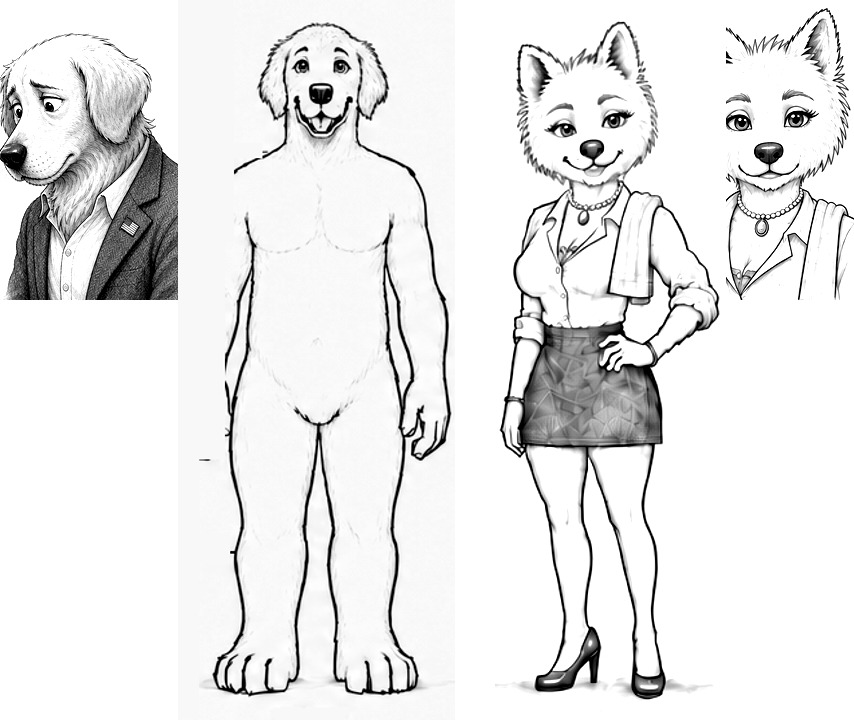
#> input picture scripts/training/variant-refs/barclay-abby.jpg, 854 x 720 px, given in place of out.png, which was not available
$ python make-drew-picture1-round4.py --out out.png
#> lines starting #> are read from the running program, lines starting #| are printed output that depends on the picture; after the words box and inside, x2 and y2 are one past the last pixel; in counts of white or black regions, pixels touching at a corner belong together; pictures that were not available may be replaced by others from this repository, and a replacement may not be noted
"""Build ROUND 4's Picture 1 for the DREW study, end to end.

make-drew-picture1.py drops the corrected head onto the approved plate crop.
Two more things have to be true of Picture 1 before it is handed to the model,
because at the house's fast Lightning pass (8 steps, cfg 1) the edit COPIES
Picture 1 far more than it obeys prose:

  * the head must come from the REPAIRED portrait (kit/portrait-billfixed.png),
    not canon/vision/studies/drew.png, whose bill is the defect itself;
  * the rocks glass at the right edge must go, because "EXACTLY ONE DRINK" loses
    every argument with a picture of two drinks.

    python scripts/make-drew-picture1-round4.py --out PATH
"""
from __future__ import annotations

import argparse
import subprocess
import sys
from pathlib import Path

from PIL import Image, ImageDraw, ImageFilter

ROOT = Path(__file__).resolve().parent.parent
PORTRAIT = ROOT / "canon/characters/flamingo/kit/portrait-billfixed.png"

GLASS_BOX = (676, 626, 780, 850)          # the rocks glass in the 780x975 crop
MARBLE_SRC = (505, 700, 655, 795)         # clean marble, clear of stem and bowl


def main() -> None:
    ap = argparse.ArgumentParser()
    ap.add_argument("--out", required=True)
    a = ap.parse_args()
    out = Path(a.out)
    out.parent.mkdir(parents=True, exist_ok=True)

    subprocess.run([sys.executable, str(ROOT / "scripts/make-drew-picture1.py"),
                    "--out", str(out), "--portrait", str(PORTRAIT)], check=True)
#> (this line was passed over: subprocess is not available in this run)

    im = Image.open(out).convert("L")
    src = im.crop(MARBLE_SRC)
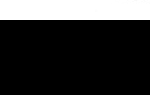
#> src: PIL image 150x95 L; min 0, max 255, mean 53.7
    sw, sh = src.size
#> sw = 150; sh = 95
    tile = Image.new("L", im.size, 255)
#> tile: PIL image 854x720 L; every value is 255
    for y in range(GLASS_BOX[1] - sh, GLASS_BOX[3] + sh, sh):
        for x in range(GLASS_BOX[0] - sw, GLASS_BOX[2] + sw, sw):
            tile.paste(src, (x, y))
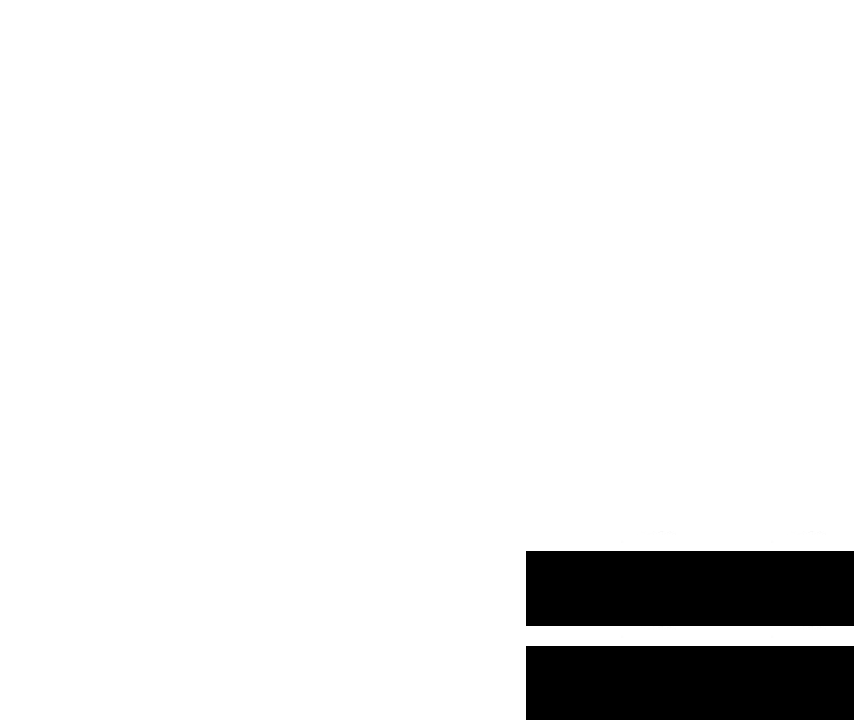
#> tile: PIL image 854x720 L; min 0, max 255, mean 234.7
    mask = Image.new("L", im.size, 0)
#> mask: PIL image 854x720 L; every value is 0
    ImageDraw.Draw(mask).rectangle(GLASS_BOX, fill=255)
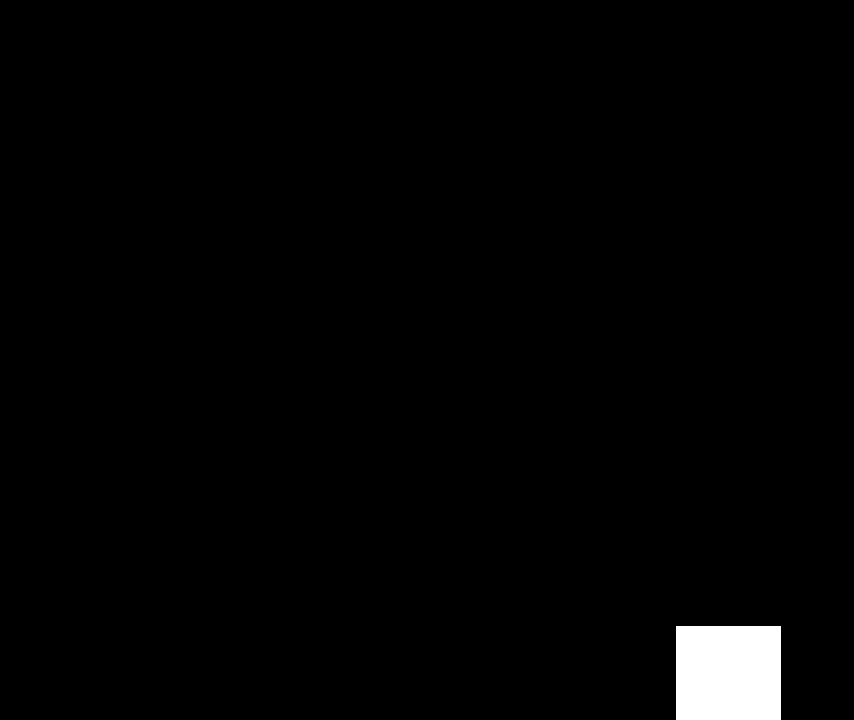
#> mask: PIL image 854x720 L; 1.6% white; 1 white region, box (x1, y1, x2, y2) and area: (676, 626, 781, 720) 9870
    im.paste(tile, (0, 0), mask.filter(ImageFilter.GaussianBlur(7)))
    im.save(out)
    print(f"{out}  ({im.width}x{im.height})  second glass removed")
#| out.png  (854x720)  second glass removed


if __name__ == "__main__":
    main()

$ run again, on scripts/training/variant-refs/drew-barclay.jpg
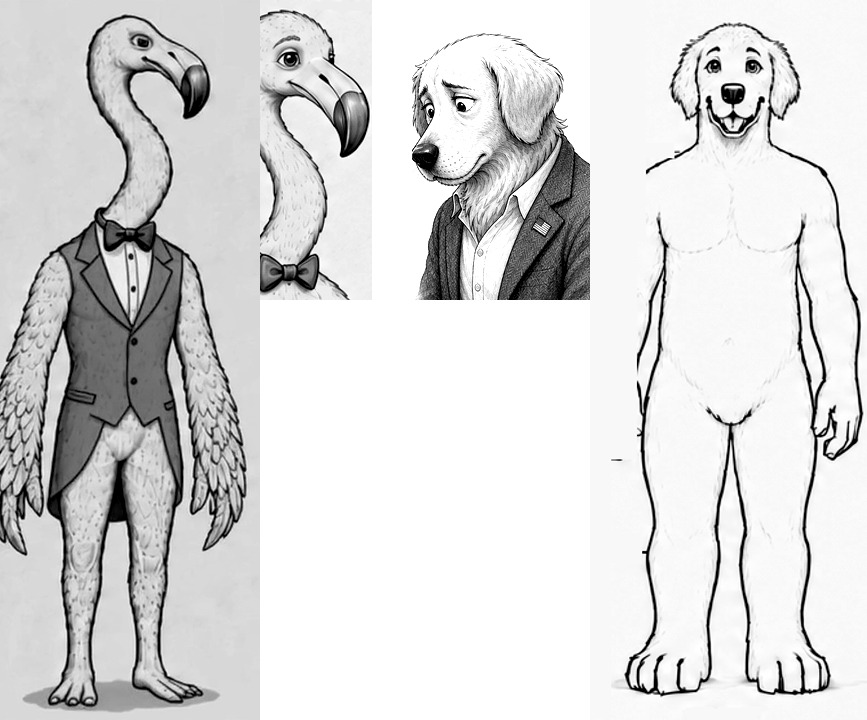
#> input picture scripts/training/variant-refs/drew-barclay.jpg, 867 x 720 px, given in place of out.png, which was not available
#> in main, `ImageDraw.Draw(mask).rectangle(GLASS_BOX, fill=255)`:
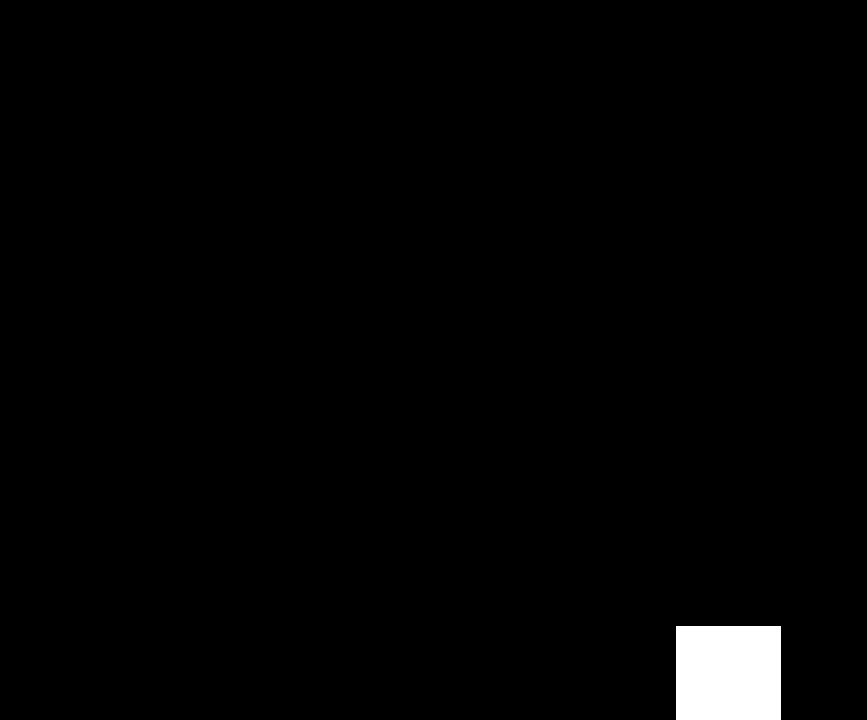
#> mask: PIL image 867x720 L; 1.6% white; 1 white region, box (x1, y1, x2, y2) and area: (676, 626, 781, 720) 9870
#| out.png  (867x720)  second glass removed
